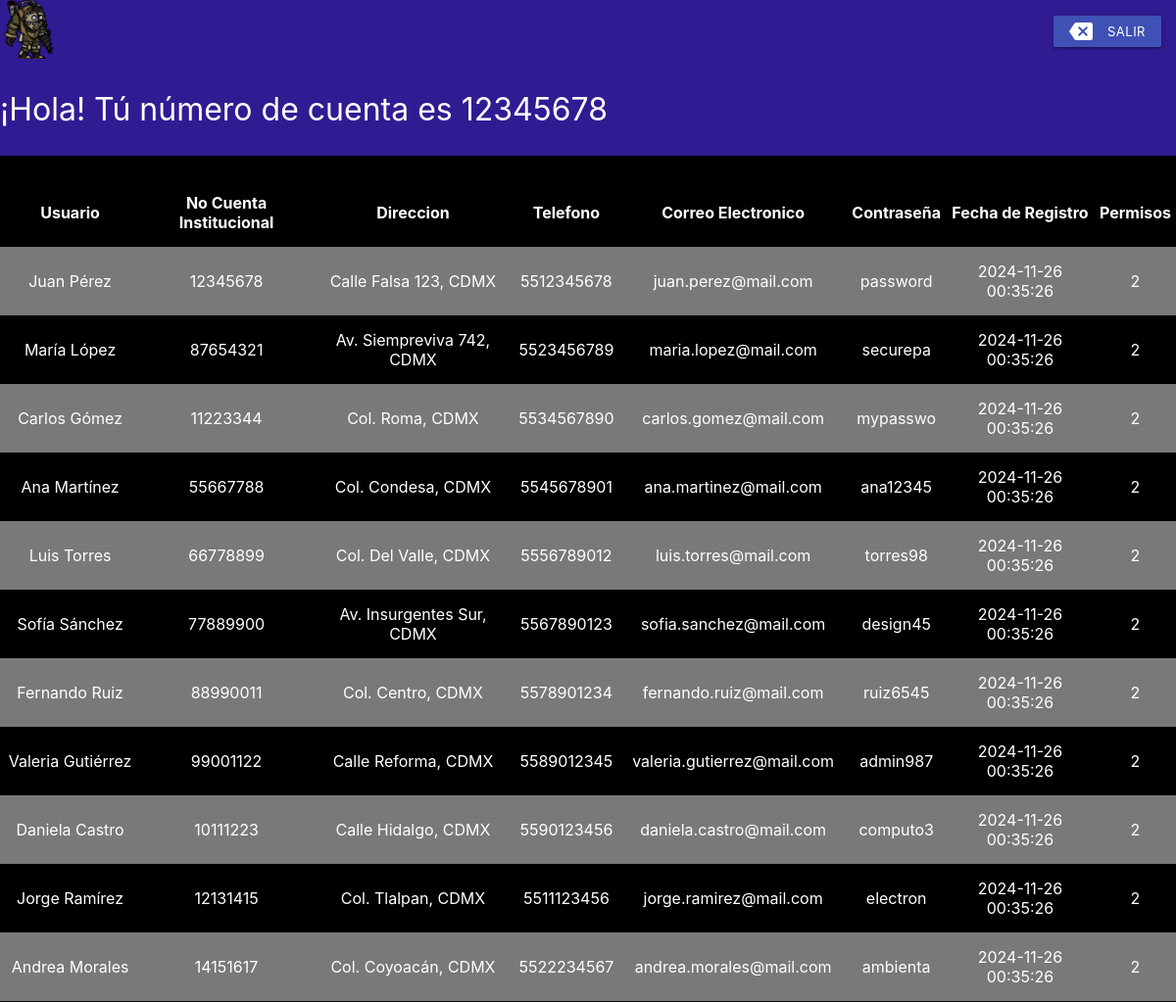
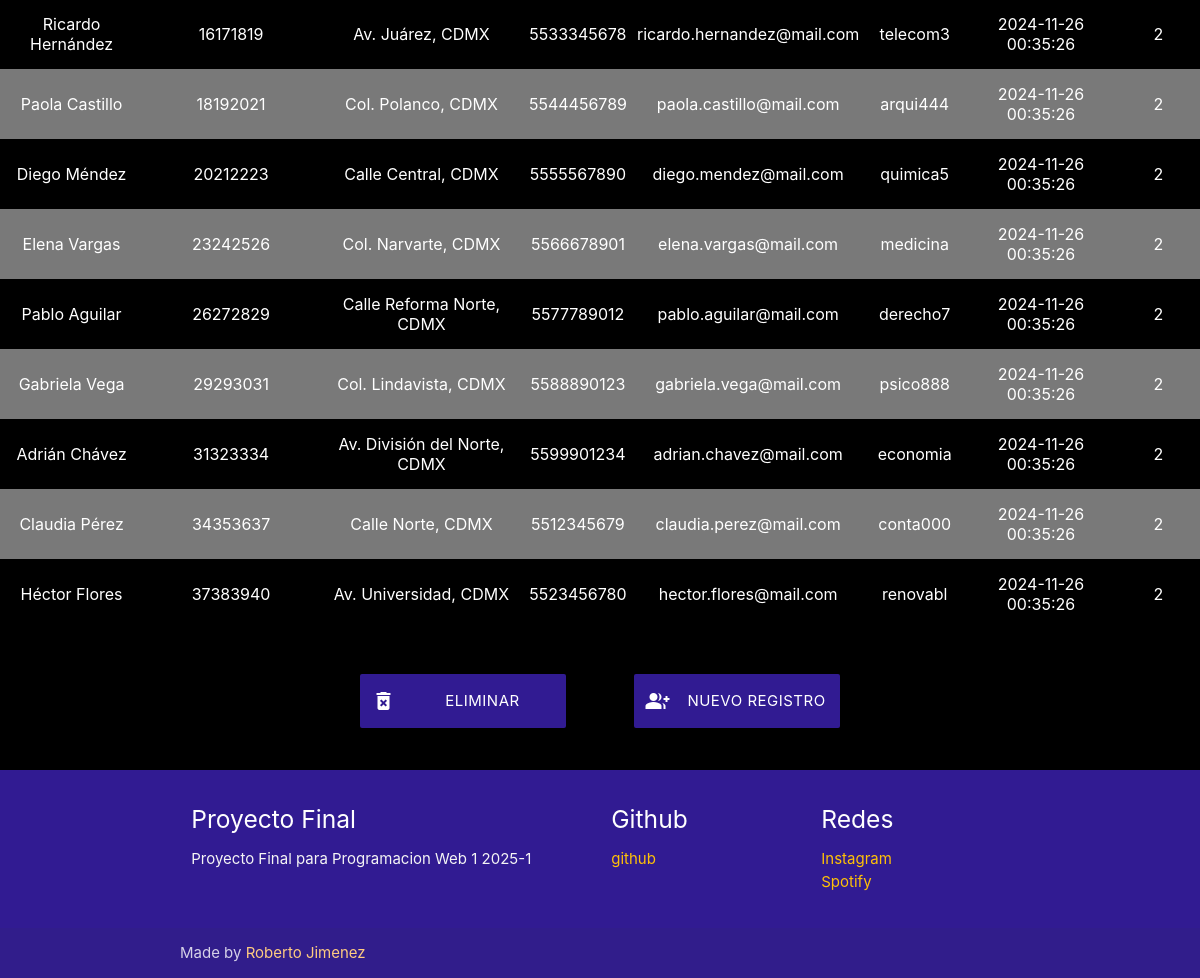
Screenshot of /Principal.php (signed in) with the database file from the repository (2 pictures, top to bottom).
### tables this page shows
CREATE TABLE  `persona`(
`numero` int(11) primary key NOT NULL auto_increment,  
`nombre_usuario` text not null,
`carrera` text not null,
`no_cuenta` int(10) not null,
`direccion` text not null,
`telefono` varchar (10) not null,
`email` text not null,
`password` varchar (8) not null,
`fecha_registro` datetime not null default current_timestamp,
`permisos` int (11) not null default '2'
);

### Principal.php (the view, shortened to what this page needs)
<?php
$no_cuenta= $_SESSION['usermane'];
if(!isset($no_cuenta)){
        header("location: ./index.php");
}else{
    echo "
    <head>
      <title>Principal</title>
      <link href='https://fonts.googleapis.com/icon?family=Material+Icons' rel='stylesheet'>
      <link type='text/css' rel='stylesheet' href='./materialize-v1.0.0/materialize/css/materialize.css'  media='screen,projection'/>
      <script src='https://cdnjs.cloudflare.com/ajax/libs/materialize/1.0.0/js/materialize.min.js'></script>
      <meta name='viewport' content='width=device-width, initial-scale=1.0'/>
      <nav class='nav-extended' >
    <div class='nav-wrapper deep-purple darken-4'>
      <a class='brand-logo'><img src='./media/iconologo.png' width=60px alt='icon'></a>
      <ul id='nav-mobile' class='right hide-on-med-and-down' >
      <li><a class='waves-effect waves-light btn-small indigo darken-' href='logica/salir.php' ><i class='material-icons left'>backspace</i>SALIR</a></li>
      </ul>
    </div>
    <div class='nav-content deep-purple darken-4'>
    <span class='nav-title'>¡Hola! Tú número de cuenta es $no_cuenta  </span>
    </div>
  </nav>
    </head>";
require "./logica/conexion.php";
mysqli_set_charset($conexion,'utf8');
$consulta_sql="SELECT * FROM persona";
$resultado = $conexion->query($consulta_sql);
$count = mysqli_num_rows($resultado);
echo "
<body class= 'black'>
<table class='striped centered black white-text' >
<thead>
    <tr>
        <th>Usuario</th>
        <th>No Cuenta Institucional</th>
        <th>Direccion</th>
        <th>Telefono</th>
        <th>Correo Electronico</th>
        <th>Contraseña</th>
        <th>Fecha de Registro</th>
        <th>Permisos</th>
    </tr>
/<thead>";
if ( $count>0 ){
    echo"<tbody class='black'>";
    while( $row = mysqli_fetch_assoc($resultado)  )
    {
        echo "<tr>";
        echo"<td>". $row['nombre_usuario'] ."</td>";
        echo"<td>". $row['no_cuenta'] ."</td>";
        echo"<td>". $row['direccion'] ."</td>";
        echo"<td>". $row['telefono'] ."</td>";
        echo"<td>". $row['email'] ."</td>";
        echo"<td>". $row['password'] ."</td>";
        echo"<td>". $row['fecha_registro'] ."</td>";
        echo"<td>". $row['permisos'] ."</td>";
        echo "</tr>";
    }
    echo"</tbody>";
    echo "</table>";
}else{
    echo " <h1 style='color:red' >Sin Ningun registro</h1>";
 }
  echo "
    <br>
    <br>
    <div class = 'row'>
    <a class='col s6 pull-s1 waves-effect waves-light btn-large deep-purple darken-4' href='EliminarUsuario.php'><i class='material-icons left'>delete_forever</i>Eliminar Usuario</a>
    <a class='col s6 push-s1 waves-effect waves-light btn-large deep-purple darken-4' href='Registro.php'><i class='material-icons left'>group_add</i>Nuevo Registro</a>
    </div>
    <br>
    ";
}
echo "
    <footer class='page-footer deep-purple darken-4'>
    <div class='container'>
      <div class='row'>
        <div class='col l6 s12'>
          <h5 class='white-text'>Proyecto Final</h5>
          <p class='grey-text text-lighten-4'>Proyecto Final para Programacion Web 1 2025-1 </p>
        </div>
        <div class='col l3 s12'>
          <h5 class='white-text'>Github</h5>
          <ul>
            <li><a class='amber-text' href='https://github.com/RobertoJimenez25'>github</a></li>
          </ul>
        </div>
        <div class='col l3 s12'>
          <h5 class='white-text'>Redes</h5>
          <ul>
            <li><a class='amber-text' href='https://www.instagram.com/robert.jimenezc/'>Instagram</a></li>
            <li><a class='amber-text' href='https://open.spotify.com/user/motrorix?si=a477af4f3c904fe6'>Spotify</a></li>
          </ul>
        </div>
      </div>
    </div>
    <div class='footer-copyright'>
      <div class='container'>
      Made by <a class='orange-text text-lighten-3' >Roberto Jimenez</a>
      </div>
    </div>
  </footer>
  </body>
  ";
?>

### rows the page displays
persona: nombre_usuario "Juan Pérez", no_cuenta "12345678", direccion "Calle Falsa 123, CDMX", telefono "5512345678", email "juan.perez@mail.com", password "password", fecha_registro "2024-11-26 00:35:26", permisos "2"
persona: nombre_usuario "María López", no_cuenta "87654321", direccion "Av. Siempreviva 742, CDMX", telefono "5523456789", email "maria.lopez@mail.com", password "securepa", fecha_registro "2024-11-26 00:35:26", permisos "2"
persona: nombre_usuario "Carlos Gómez", no_cuenta "11223344", direccion "Col. Roma, CDMX", telefono "5534567890", email "carlos.gomez@mail.com", password "mypasswo", fecha_registro "2024-11-26 00:35:26", permisos "2"
persona: nombre_usuario "Ana Martínez", no_cuenta "55667788", direccion "Col. Condesa, CDMX", telefono "5545678901", email "ana.martinez@mail.com", password "ana12345", fecha_registro "2024-11-26 00:35:26", permisos "2"
persona: nombre_usuario "Luis Torres", no_cuenta "66778899", direccion "Col. Del Valle, CDMX", telefono "5556789012", email "luis.torres@mail.com", password "torres98", fecha_registro "2024-11-26 00:35:26", permisos "2"
persona: nombre_usuario "Sofía Sánchez", no_cuenta "77889900", direccion "Av. Insurgentes Sur, CDMX", telefono "5567890123", email "sofia.sanchez@mail.com", password "design45", fecha_registro "2024-11-26 00:35:26", permisos "2"
persona: nombre_usuario "Fernando Ruiz", no_cuenta "88990011", direccion "Col. Centro, CDMX", telefono "5578901234", email "fernando.ruiz@mail.com", password "ruiz6545", fecha_registro "2024-11-26 00:35:26", permisos "2"
persona: nombre_usuario "Valeria Gutiérrez", no_cuenta "99001122", direccion "Calle Reforma, CDMX", telefono "5589012345", email "valeria.gutierrez@mail.com", password "admin987", fecha_registro "2024-11-26 00:35:26", permisos "2"
persona: nombre_usuario "Daniela Castro", no_cuenta "10111223", direccion "Calle Hidalgo, CDMX", telefono "5590123456", email "daniela.castro@mail.com", password "computo3", fecha_registro "2024-11-26 00:35:26", permisos "2"
persona: nombre_usuario "Jorge Ramírez", no_cuenta "12131415", direccion "Col. Tlalpan, CDMX", telefono "5511123456", email "jorge.ramirez@mail.com", password "electron", fecha_registro "2024-11-26 00:35:26", permisos "2"
persona: nombre_usuario "Andrea Morales", no_cuenta "14151617", direccion "Col. Coyoacán, CDMX", telefono "5522234567", email "andrea.morales@mail.com", password "ambienta", fecha_registro "2024-11-26 00:35:26", permisos "2"
persona: nombre_usuario "Ricardo Hernández", no_cuenta "16171819", direccion "Av. Juárez, CDMX", telefono "5533345678", email "ricardo.hernandez@mail.com", password "telecom3", fecha_registro "2024-11-26 00:35:26", permisos "2"
persona: nombre_usuario "Paola Castillo", no_cuenta "18192021", direccion "Col. Polanco, CDMX", telefono "5544456789", email "paola.castillo@mail.com", password "arqui444", fecha_registro "2024-11-26 00:35:26", permisos "2"
persona: nombre_usuario "Diego Méndez", no_cuenta "20212223", direccion "Calle Central, CDMX", telefono "5555567890", email "diego.mendez@mail.com", password "quimica5", fecha_registro "2024-11-26 00:35:26", permisos "2"
persona: nombre_usuario "Elena Vargas", no_cuenta "23242526", direccion "Col. Narvarte, CDMX", telefono "5566678901", email "elena.vargas@mail.com", password "medicina", fecha_registro "2024-11-26 00:35:26", permisos "2"
persona: nombre_usuario "Pablo Aguilar", no_cuenta "26272829", direccion "Calle Reforma Norte, CDMX", telefono "5577789012", email "pablo.aguilar@mail.com", password "derecho7", fecha_registro "2024-11-26 00:35:26", permisos "2"
persona: nombre_usuario "Gabriela Vega", no_cuenta "29293031", direccion "Col. Lindavista, CDMX", telefono "5588890123", email "gabriela.vega@mail.com", password "psico888", fecha_registro "2024-11-26 00:35:26", permisos "2"
persona: nombre_usuario "Adrián Chávez", no_cuenta "31323334", direccion "Av. División del Norte, CDMX", telefono "5599901234", email "adrian.chavez@mail.com", password "economia", fecha_registro "2024-11-26 00:35:26", permisos "2"
persona: nombre_usuario "Claudia Pérez", no_cuenta "34353637", direccion "Calle Norte, CDMX", telefono "5512345679", email "claudia.perez@mail.com", password "conta000", fecha_registro "2024-11-26 00:35:26", permisos "2"
persona: nombre_usuario "Héctor Flores", no_cuenta "37383940", direccion "Av. Universidad, CDMX", telefono "5523456780", email "hector.flores@mail.com", password "renovabl", fecha_registro "2024-11-26 00:35:26", permisos "2"

### other values shown
$no_cuenta "12345678"
